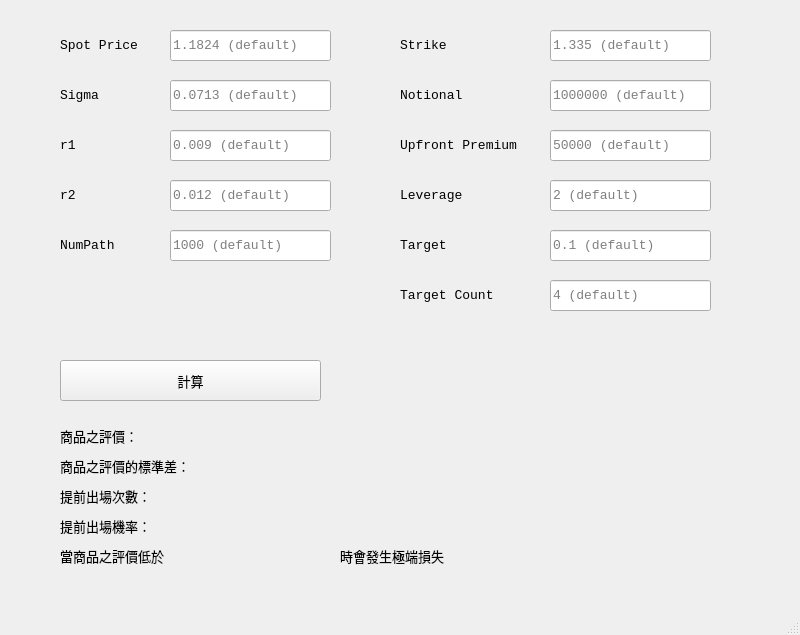
<?xml version="1.0" encoding="UTF-8"?>
<ui version="4.0">
 <class>MainWindow</class>
 <widget class="QMainWindow" name="MainWindow">
  <property name="geometry">
   <rect>
    <x>0</x>
    <y>0</y>
    <width>800</width>
    <height>635</height>
   </rect>
  </property>
  <property name="font">
   <font>
    <family>Consolas</family>
    <pointsize>10</pointsize>
   </font>
  </property>
  <property name="windowTitle">
   <string>MainWindow</string>
  </property>
  <widget class="QWidget" name="centralwidget">
   <widget class="QLabel" name="label">
    <property name="geometry">
     <rect>
      <x>400</x>
      <y>20</y>
      <width>91</width>
      <height>51</height>
     </rect>
    </property>
    <property name="font">
     <font>
      <family>Consolas</family>
      <pointsize>10</pointsize>
     </font>
    </property>
    <property name="text">
     <string>Strike</string>
    </property>
   </widget>
   <widget class="QLabel" name="label_2">
    <property name="geometry">
     <rect>
      <x>400</x>
      <y>70</y>
      <width>91</width>
      <height>51</height>
     </rect>
    </property>
    <property name="font">
     <font>
      <family>Consolas</family>
      <pointsize>10</pointsize>
     </font>
    </property>
    <property name="text">
     <string>Notional</string>
    </property>
   </widget>
   <widget class="QLabel" name="label_3">
    <property name="geometry">
     <rect>
      <x>60</x>
      <y>420</y>
      <width>101</width>
      <height>31</height>
     </rect>
    </property>
    <property name="font">
     <font>
      <family>微軟正黑體</family>
      <pointsize>10</pointsize>
     </font>
    </property>
    <property name="text">
     <string>商品之評價：</string>
    </property>
   </widget>
   <widget class="QPushButton" name="pushButton">
    <property name="geometry">
     <rect>
      <x>60</x>
      <y>360</y>
      <width>261</width>
      <height>41</height>
     </rect>
    </property>
    <property name="font">
     <font>
      <family>微軟正黑體</family>
      <pointsize>10</pointsize>
     </font>
    </property>
    <property name="text">
     <string>計算</string>
    </property>
   </widget>
   <widget class="QLabel" name="label_mean">
    <property name="geometry">
     <rect>
      <x>230</x>
      <y>420</y>
      <width>91</width>
      <height>31</height>
     </rect>
    </property>
    <property name="font">
     <font>
      <family>Consolas</family>
      <pointsize>10</pointsize>
     </font>
    </property>
    <property name="text">
     <string/>
    </property>
    <property name="alignment">
     <set>Qt::AlignRight|Qt::AlignTrailing|Qt::AlignVCenter</set>
    </property>
   </widget>
   <widget class="QLineEdit" name="lineEdit_Strike">
    <property name="geometry">
     <rect>
      <x>550</x>
      <y>30</y>
      <width>161</width>
      <height>31</height>
     </rect>
    </property>
    <property name="font">
     <font>
      <family>Consolas</family>
      <pointsize>10</pointsize>
     </font>
    </property>
    <property name="placeholderText">
     <string>1.335 (default)</string>
    </property>
   </widget>
   <widget class="QLineEdit" name="lineEdit_Notional">
    <property name="geometry">
     <rect>
      <x>550</x>
      <y>80</y>
      <width>161</width>
      <height>31</height>
     </rect>
    </property>
    <property name="font">
     <font>
      <family>Consolas</family>
      <pointsize>10</pointsize>
     </font>
    </property>
    <property name="placeholderText">
     <string>1000000 (default)</string>
    </property>
   </widget>
   <widget class="QLabel" name="label_5">
    <property name="geometry">
     <rect>
      <x>60</x>
      <y>450</y>
      <width>151</width>
      <height>31</height>
     </rect>
    </property>
    <property name="font">
     <font>
      <family>微軟正黑體</family>
      <pointsize>10</pointsize>
     </font>
    </property>
    <property name="text">
     <string>商品之評價的標準差：</string>
    </property>
   </widget>
   <widget class="QLabel" name="label_std">
    <property name="geometry">
     <rect>
      <x>230</x>
      <y>450</y>
      <width>91</width>
      <height>31</height>
     </rect>
    </property>
    <property name="font">
     <font>
      <family>Consolas</family>
      <pointsize>10</pointsize>
     </font>
    </property>
    <property name="text">
     <string/>
    </property>
    <property name="alignment">
     <set>Qt::AlignRight|Qt::AlignTrailing|Qt::AlignVCenter</set>
    </property>
   </widget>
   <widget class="QLabel" name="label_num">
    <property name="geometry">
     <rect>
      <x>230</x>
      <y>480</y>
      <width>91</width>
      <height>31</height>
     </rect>
    </property>
    <property name="font">
     <font>
      <family>Consolas</family>
      <pointsize>10</pointsize>
     </font>
    </property>
    <property name="text">
     <string/>
    </property>
    <property name="alignment">
     <set>Qt::AlignRight|Qt::AlignTrailing|Qt::AlignVCenter</set>
    </property>
   </widget>
   <widget class="QLabel" name="label_8">
    <property name="geometry">
     <rect>
      <x>60</x>
      <y>480</y>
      <width>151</width>
      <height>31</height>
     </rect>
    </property>
    <property name="font">
     <font>
      <family>微軟正黑體</family>
      <pointsize>10</pointsize>
     </font>
    </property>
    <property name="text">
     <string>提前出場次數：</string>
    </property>
   </widget>
   <widget class="QLabel" name="label_prob">
    <property name="geometry">
     <rect>
      <x>230</x>
      <y>510</y>
      <width>91</width>
      <height>31</height>
     </rect>
    </property>
    <property name="font">
     <font>
      <family>Consolas</family>
      <pointsize>10</pointsize>
     </font>
    </property>
    <property name="text">
     <string/>
    </property>
    <property name="alignment">
     <set>Qt::AlignRight|Qt::AlignTrailing|Qt::AlignVCenter</set>
    </property>
   </widget>
   <widget class="QLabel" name="label_10">
    <property name="geometry">
     <rect>
      <x>60</x>
      <y>510</y>
      <width>151</width>
      <height>31</height>
     </rect>
    </property>
    <property name="font">
     <font>
      <family>微軟正黑體</family>
      <pointsize>10</pointsize>
     </font>
    </property>
    <property name="text">
     <string>提前出場機率：</string>
    </property>
   </widget>
   <widget class="QLabel" name="label_11">
    <property name="geometry">
     <rect>
      <x>60</x>
      <y>540</y>
      <width>151</width>
      <height>31</height>
     </rect>
    </property>
    <property name="font">
     <font>
      <family>微軟正黑體</family>
      <pointsize>10</pointsize>
     </font>
    </property>
    <property name="text">
     <string>當商品之評價低於</string>
    </property>
   </widget>
   <widget class="QLabel" name="label_bigloss">
    <property name="geometry">
     <rect>
      <x>230</x>
      <y>540</y>
      <width>91</width>
      <height>31</height>
     </rect>
    </property>
    <property name="font">
     <font>
      <family>Consolas</family>
      <pointsize>10</pointsize>
     </font>
    </property>
    <property name="text">
     <string/>
    </property>
    <property name="alignment">
     <set>Qt::AlignRight|Qt::AlignTrailing|Qt::AlignVCenter</set>
    </property>
   </widget>
   <widget class="QLabel" name="label_13">
    <property name="geometry">
     <rect>
      <x>340</x>
      <y>540</y>
      <width>151</width>
      <height>31</height>
     </rect>
    </property>
    <property name="font">
     <font>
      <family>微軟正黑體</family>
      <pointsize>10</pointsize>
     </font>
    </property>
    <property name="text">
     <string>時會發生極端損失</string>
    </property>
   </widget>
   <widget class="QLabel" name="label_14">
    <property name="geometry">
     <rect>
      <x>60</x>
      <y>20</y>
      <width>91</width>
      <height>51</height>
     </rect>
    </property>
    <property name="font">
     <font>
      <family>Consolas</family>
      <pointsize>10</pointsize>
     </font>
    </property>
    <property name="text">
     <string>Spot Price</string>
    </property>
   </widget>
   <widget class="QLineEdit" name="lineEdit_S0">
    <property name="geometry">
     <rect>
      <x>170</x>
      <y>30</y>
      <width>161</width>
      <height>31</height>
     </rect>
    </property>
    <property name="font">
     <font>
      <family>Consolas</family>
      <pointsize>10</pointsize>
     </font>
    </property>
    <property name="placeholderText">
     <string>1.1824 (default)</string>
    </property>
   </widget>
   <widget class="QLineEdit" name="lineEdit_Sigma">
    <property name="geometry">
     <rect>
      <x>170</x>
      <y>80</y>
      <width>161</width>
      <height>31</height>
     </rect>
    </property>
    <property name="font">
     <font>
      <family>Consolas</family>
      <pointsize>10</pointsize>
     </font>
    </property>
    <property name="text">
     <string/>
    </property>
    <property name="placeholderText">
     <string>0.0713 (default)</string>
    </property>
   </widget>
   <widget class="QLabel" name="label_15">
    <property name="geometry">
     <rect>
      <x>60</x>
      <y>70</y>
      <width>91</width>
      <height>51</height>
     </rect>
    </property>
    <property name="font">
     <font>
      <family>Consolas</family>
      <pointsize>10</pointsize>
     </font>
    </property>
    <property name="text">
     <string>Sigma</string>
    </property>
   </widget>
   <widget class="QLineEdit" name="lineEdit_r1">
    <property name="geometry">
     <rect>
      <x>170</x>
      <y>130</y>
      <width>161</width>
      <height>31</height>
     </rect>
    </property>
    <property name="font">
     <font>
      <family>Consolas</family>
      <pointsize>10</pointsize>
     </font>
    </property>
    <property name="text">
     <string/>
    </property>
    <property name="placeholderText">
     <string>0.009 (default)</string>
    </property>
   </widget>
   <widget class="QLabel" name="label_16">
    <property name="geometry">
     <rect>
      <x>60</x>
      <y>120</y>
      <width>91</width>
      <height>51</height>
     </rect>
    </property>
    <property name="font">
     <font>
      <family>Consolas</family>
      <pointsize>10</pointsize>
     </font>
    </property>
    <property name="text">
     <string>r1</string>
    </property>
   </widget>
   <widget class="QLineEdit" name="lineEdit_r2">
    <property name="geometry">
     <rect>
      <x>170</x>
      <y>180</y>
      <width>161</width>
      <height>31</height>
     </rect>
    </property>
    <property name="font">
     <font>
      <family>Consolas</family>
      <pointsize>10</pointsize>
     </font>
    </property>
    <property name="text">
     <string/>
    </property>
    <property name="placeholderText">
     <string>0.012 (default)</string>
    </property>
   </widget>
   <widget class="QLabel" name="label_17">
    <property name="geometry">
     <rect>
      <x>60</x>
      <y>170</y>
      <width>91</width>
      <height>51</height>
     </rect>
    </property>
    <property name="font">
     <font>
      <family>Consolas</family>
      <pointsize>10</pointsize>
     </font>
    </property>
    <property name="text">
     <string>r2</string>
    </property>
   </widget>
   <widget class="QLineEdit" name="lineEdit_NumPath">
    <property name="geometry">
     <rect>
      <x>170</x>
      <y>230</y>
      <width>161</width>
      <height>31</height>
     </rect>
    </property>
    <property name="font">
     <font>
      <family>Consolas</family>
      <pointsize>10</pointsize>
     </font>
    </property>
    <property name="text">
     <string/>
    </property>
    <property name="placeholderText">
     <string>1000 (default)</string>
    </property>
   </widget>
   <widget class="QLabel" name="label_18">
    <property name="geometry">
     <rect>
      <x>60</x>
      <y>220</y>
      <width>91</width>
      <height>51</height>
     </rect>
    </property>
    <property name="font">
     <font>
      <family>Consolas</family>
      <pointsize>10</pointsize>
     </font>
    </property>
    <property name="text">
     <string>NumPath</string>
    </property>
   </widget>
   <widget class="QLineEdit" name="lineEdit_UpfrontPremium">
    <property name="geometry">
     <rect>
      <x>550</x>
      <y>130</y>
      <width>161</width>
      <height>31</height>
     </rect>
    </property>
    <property name="font">
     <font>
      <family>Consolas</family>
      <pointsize>10</pointsize>
     </font>
    </property>
    <property name="placeholderText">
     <string>50000 (default)</string>
    </property>
   </widget>
   <widget class="QLabel" name="label_19">
    <property name="geometry">
     <rect>
      <x>400</x>
      <y>120</y>
      <width>131</width>
      <height>51</height>
     </rect>
    </property>
    <property name="font">
     <font>
      <family>Consolas</family>
      <pointsize>10</pointsize>
     </font>
    </property>
    <property name="text">
     <string>Upfront Premium</string>
    </property>
   </widget>
   <widget class="QLineEdit" name="lineEdit_Leverage">
    <property name="geometry">
     <rect>
      <x>550</x>
      <y>180</y>
      <width>161</width>
      <height>31</height>
     </rect>
    </property>
    <property name="font">
     <font>
      <family>Consolas</family>
      <pointsize>10</pointsize>
     </font>
    </property>
    <property name="placeholderText">
     <string>2 (default)</string>
    </property>
   </widget>
   <widget class="QLabel" name="label_20">
    <property name="geometry">
     <rect>
      <x>400</x>
      <y>170</y>
      <width>91</width>
      <height>51</height>
     </rect>
    </property>
    <property name="font">
     <font>
      <family>Consolas</family>
      <pointsize>10</pointsize>
     </font>
    </property>
    <property name="text">
     <string>Leverage</string>
    </property>
   </widget>
   <widget class="QLabel" name="label_21">
    <property name="geometry">
     <rect>
      <x>400</x>
      <y>270</y>
      <width>111</width>
      <height>51</height>
     </rect>
    </property>
    <property name="font">
     <font>
      <family>Consolas</family>
      <pointsize>10</pointsize>
     </font>
    </property>
    <property name="text">
     <string>Target Count</string>
    </property>
   </widget>
   <widget class="QLineEdit" name="lineEdit_TargetCount">
    <property name="geometry">
     <rect>
      <x>550</x>
      <y>280</y>
      <width>161</width>
      <height>31</height>
     </rect>
    </property>
    <property name="font">
     <font>
      <family>Consolas</family>
      <pointsize>10</pointsize>
     </font>
    </property>
    <property name="placeholderText">
     <string>4 (default)</string>
    </property>
   </widget>
   <widget class="QLineEdit" name="lineEdit_Target">
    <property name="geometry">
     <rect>
      <x>550</x>
      <y>230</y>
      <width>161</width>
      <height>31</height>
     </rect>
    </property>
    <property name="font">
     <font>
      <family>Consolas</family>
      <pointsize>10</pointsize>
     </font>
    </property>
    <property name="placeholderText">
     <string>0.1 (default)</string>
    </property>
   </widget>
   <widget class="QLabel" name="label_22">
    <property name="geometry">
     <rect>
      <x>400</x>
      <y>220</y>
      <width>91</width>
      <height>51</height>
     </rect>
    </property>
    <property name="font">
     <font>
      <family>Consolas</family>
      <pointsize>10</pointsize>
     </font>
    </property>
    <property name="text">
     <string>Target</string>
    </property>
   </widget>
  </widget>
  <widget class="QMenuBar" name="menubar">
   <property name="geometry">
    <rect>
     <x>0</x>
     <y>0</y>
     <width>800</width>
     <height>23</height>
    </rect>
   </property>
  </widget>
  <widget class="QStatusBar" name="statusbar"/>
 </widget>
 <resources/>
 <connections/>
</ui>
